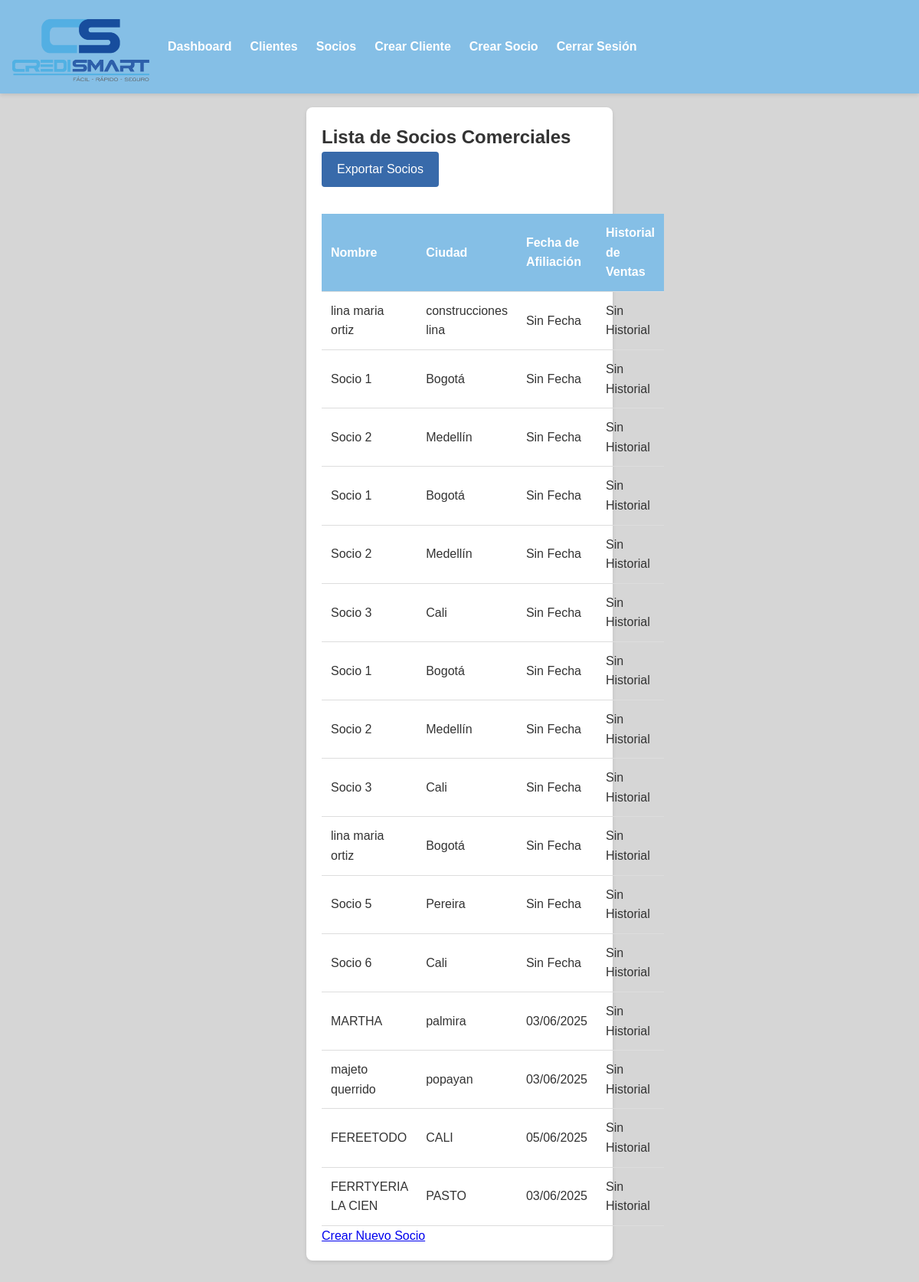
Page /partners/ (signed in) on the committed database.
### businessapp/models.py (models this page shows, shortened)
class BusinessPartner(models.Model):
    name = models.CharField(max_length=100)
    city = models.CharField(max_length=100)
    affiliation_date = models.DateField(null=True, blank=True)
    sales_history = models.DecimalField(max_digits=10, decimal_places=2, default=0.00, null=True, blank=True)

### businessapp/views.py (the view)
# urls.py: path('partners/', views.partner_list, name='partner_list'),
@login_required
def partner_list(request):
    partners = BusinessPartner.objects.all()
    return render(request, 'businessapp/partner_list.html', {'partners': partners})

### businessapp/templates/businessapp/partner_list.html (shortened to what this page needs)
{% extends 'businessapp/base.html' %}
{% block content %}
    <div class="card">
        <h2>Lista de Socios Comerciales</h2>
        <a href="{% url 'export_partners' %}" class="export-button">Exportar Socios</a>
        <table>
            <tr>
                <th>Nombre</th>
                <th>Ciudad</th>
                <th>Fecha de Afiliación</th>
                <th>Historial de Ventas</th>
            </tr>
            {% for partner in partners %}
                <tr>
                    <td>{{ partner.name }}</td>
                    <td>{{ partner.city }}</td>
                    <td>{% if partner.affiliation_date %}{{ partner.affiliation_date|date:"d/m/Y" }}{% else %}Sin Fecha{% endif %}</td>
                    <td>{{ partner.sales_history|default:"Sin Historial" }}</td>
                </tr>
            {% endfor %}
        </table>
        <a href="{% url 'create_partner' %}">Crear Nuevo Socio</a>
    </div>
{% endblock %}

### businessapp/static/css/style.css (style rules this page uses)
* { margin: 0; padding: 0; box-sizing: border-box; }
body { font-family: Arial, sans-serif; background-color: #d6d6d6; color: #333; line-height: 1.6; }
.card { max-width: 400px; margin: 50px auto; padding: 20px; background-color: #fff; border-radius: 8px; box-shadow: 0 2px 5px rgba(0, 0, 0, 0.1); }
table { width: 100%; border-collapse: collapse; margin-top: 20px; }
th, td { padding: 12px; text-align: left; border-bottom: 1px solid #ddd; }
th { background-color: #85bfe6; color: white; }
.export-button { display: inline-block; padding: 10px 20px; background-color: #386aaa; color: white; text-decoration: none; border-radius: 4px; margin-bottom: 15px; }

### rows in the picture
BusinessPartner: name "lina maria ortiz", city "construcciones lina", shows "Sin Fecha", sales_history "Sin Historial"
BusinessPartner: name "Socio 1", city "Bogotá", shows "Sin Fecha", sales_history "Sin Historial"
BusinessPartner: name "Socio 2", city "Medellín", shows "Sin Fecha", sales_history "Sin Historial"
BusinessPartner: name "Socio 1", city "Bogotá", shows "Sin Fecha", sales_history "Sin Historial"
BusinessPartner: name "Socio 2", city "Medellín", shows "Sin Fecha", sales_history "Sin Historial"
BusinessPartner: name "Socio 3", city "Cali", shows "Sin Fecha", sales_history "Sin Historial"
BusinessPartner: name "Socio 1", city "Bogotá", shows "Sin Fecha", sales_history "Sin Historial"
BusinessPartner: name "Socio 2", city "Medellín", shows "Sin Fecha", sales_history "Sin Historial"
BusinessPartner: name "Socio 3", city "Cali", shows "Sin Fecha", sales_history "Sin Historial"
BusinessPartner: name "lina maria ortiz", city "Bogotá", shows "Sin Fecha", sales_history "Sin Historial"
BusinessPartner: name "Socio 5", city "Pereira", shows "Sin Fecha", sales_history "Sin Historial"
BusinessPartner: name "Socio 6", city "Cali", shows "Sin Fecha", sales_history "Sin Historial"
BusinessPartner: name "MARTHA", city "palmira", affiliation_date "03/06/2025", sales_history "Sin Historial"
BusinessPartner: name "majeto querrido", city "popayan", affiliation_date "03/06/2025", sales_history "Sin Historial"
BusinessPartner: name "FEREETODO", city "CALI", affiliation_date "05/06/2025", sales_history "Sin Historial"
BusinessPartner: name "FERRTYERIA LA CIEN", city "PASTO", affiliation_date "03/06/2025", sales_history "Sin Historial"
